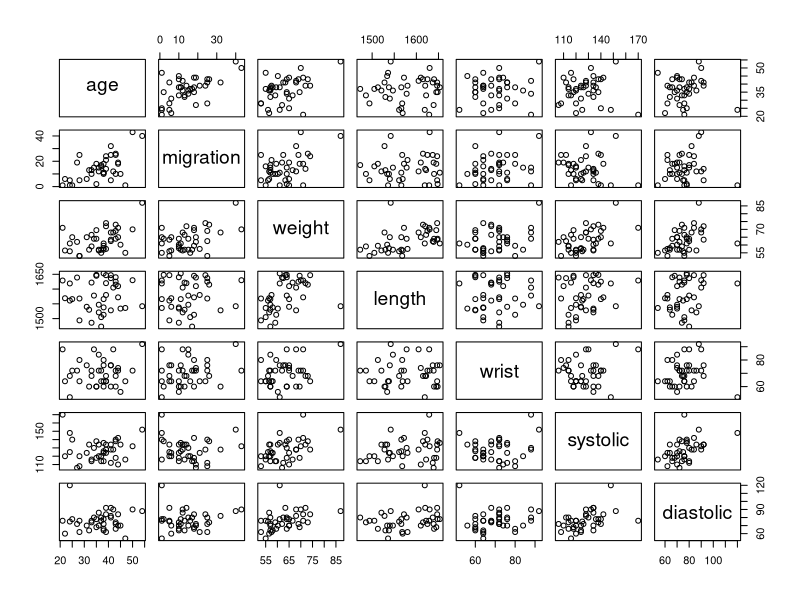

This figure's R source:
#1.1
peru = read.table("peruvians.txt", header=T)
peru = peru[,-c(5,6,7)]
pairs(peru)

#1.2
#This shows the pearson rank correlation against all variables
correl_p = cor(peru)
#This shows the spearman rank correlation against all variables
correl_s = cor(peru, method="spearman")

correl_p[2, ]
correl_s[2, ]
